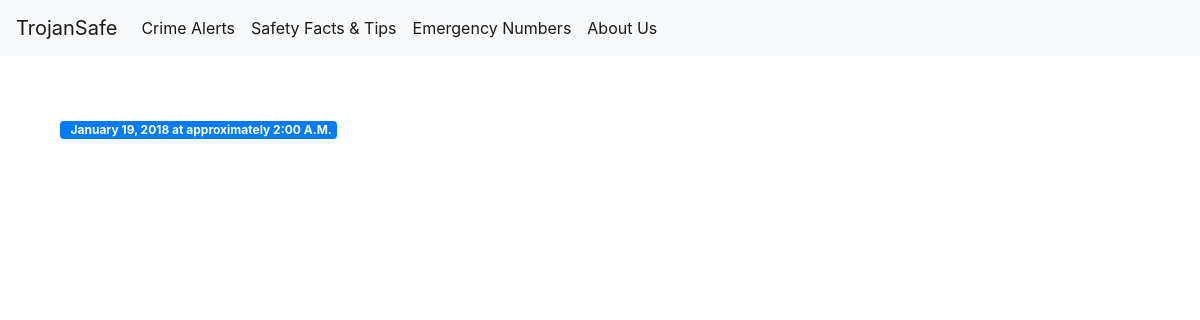
The app's page /3, older data.
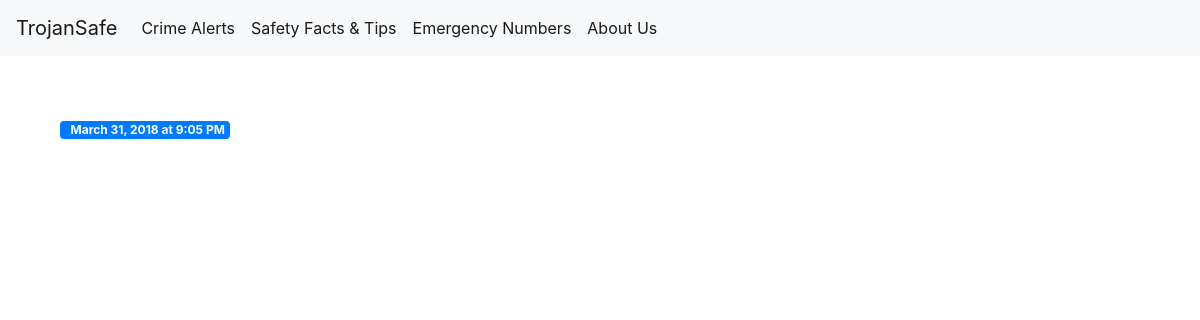
The same page, newer data.
### tables this page shows
CREATE TABLE crime_data (
    crime_id INTEGER PRIMARY KEY AUTOINCREMENT,
    crime_title TEXT NOT NULL,
    crime_alert_date TEXT NOT NULL,
    crime_location TEXT NOT NULL,
    crime_timeStamp TEXT NOT NULL,
    crime_lat TEXT,
    crime_long TEXT,
    crime_url TEXT NOT NULL
);

### Tutorial.py (the view)
@app.route('/<int:crime_id>')
def crime(crime_id):
    crime = get_crime(crime_id)
    return render_template('crime.html', crime=crime)

### Tutorial.py (called while the page is built)
def get_db_connection():
    conn = sqlite3.connect('database.db')
    conn.row_factory = sqlite3.Row
    return conn

def get_crime(crime_id):
    conn = get_db_connection()
    crime = conn.execute('SELECT * FROM crime_data WHERE crime_id = ?',
                        (crime_id,)).fetchone()
    conn.close()
    if crime is None:
        abort(404)
    return crime

### templates/crime.html (shortened to what this page needs)
{% extends 'base.html' %}
{% block content %}
    <span class="badge badge-primary">{{ crime['crime_timeStamp'] }}</span>
{% endblock %}

### templates/base.html (shortened to what this page needs)
<!doctype html>
<html lang="en">
  <head>
    <link rel="stylesheet" href="https://stackpath.bootstrapcdn.com/bootstrap/4.3.1/css/bootstrap.min.css">
  </head>
  <body>
    <nav class="navbar navbar-expand-md navbar-light bg-light">
        <a class="navbar-brand" href="{{ url_for('index')}}">TrojanSafe</a>
        <div class="collapse navbar-collapse" id="navbarNav">
            <ul class="navbar-nav">
              <li class="nav-item active">
                  <a class="nav-link" href="{{url_for('alerts')}}">Crime Alerts</a>
              </li>
              <li class="nav-item active">
                <a class="nav-link" href="{{ url_for('tips')}}">Safety Facts & Tips</a>
              </li>
              <li class="nav-item active">
                <a class="nav-link" href="{{ url_for('contacts')}}">Emergency Numbers</a>
              </li>
              <li class="nav-item active">
                <a class="nav-link" href="{{url_for('aboutus')}}">About Us</a>
              </li>
            </ul>
        </div>
    </nav>
    <div style="margin: 5%;">
        {% block content %} {% endblock %}
    </div>
  </body>
</html>

Row changes from the older to the newer data that the page shows:
changed crime_data: crime_timeStamp "January 19, 2018 at approximately 2:00 A.M." → "March 31, 2018 at 9:05 PM"
